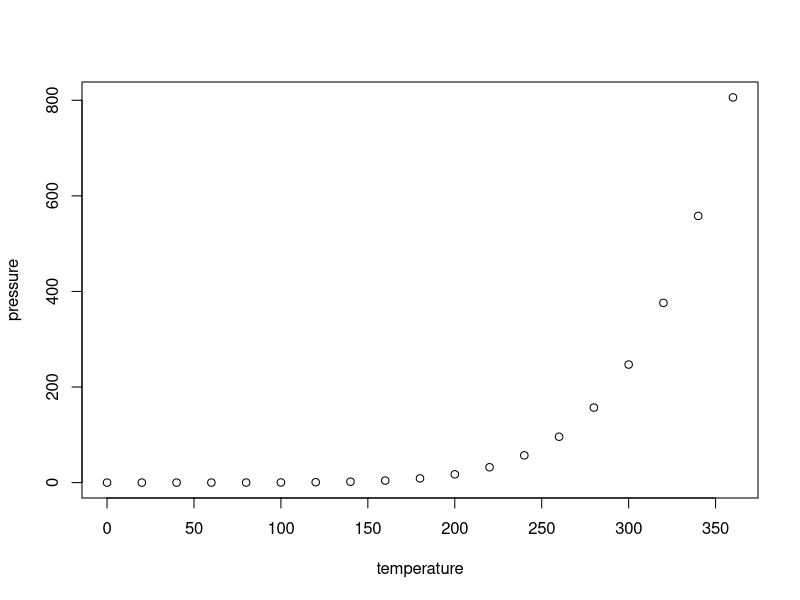
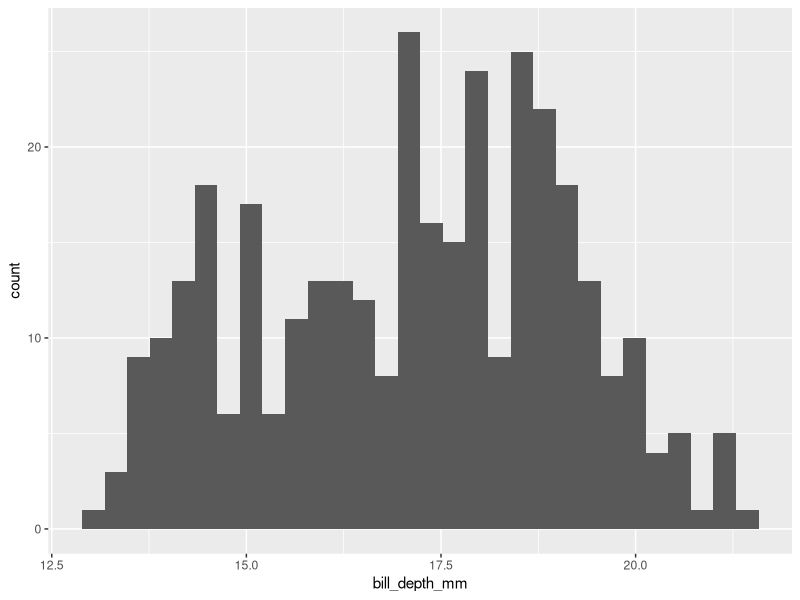

Recreate these plots in R, in order.
## ---- chunk 1
knitr::opts_chunk$set(echo = TRUE)
## ---- chunk 2
summary(cars)
## ---- chunk 3
plot(pressure)
## ---- chunk 4
library(tidyverse)
## ---- chunk 5
7+7
library(tidyverse)
install.packages("palmerpenguins")
library(palmerpenguins)


## ---- chunk 6
penguins |> ggplot(aes(x=bill_depth_mm))+geom_histogram()
